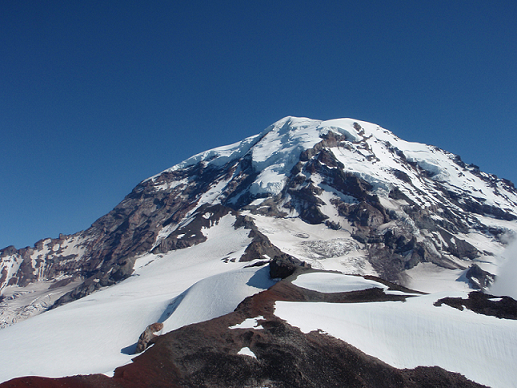
#> input picture CV_final_prject_3/project_images/Rainier1.png, 517 x 388 px, found by its file name
$ python opencv_sift_bestMatch.py
#> lines starting #> are read from the running program, lines starting #| are printed output that depends on the picture
#Feature Matching

import numpy as np

import cv2
from matplotlib import pyplot as plt

img1 = cv2.imread('./project_images/Rainier1.png',0)          # queryImage
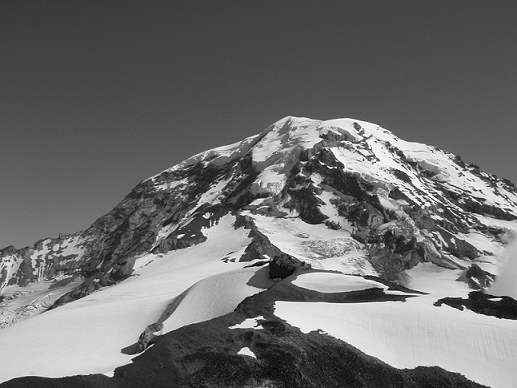
#> img1: shape (388, 517); min 0, max 255, mean 109
img2 = cv2.imread('./project_images/Rainier2.png',0) # trainImage
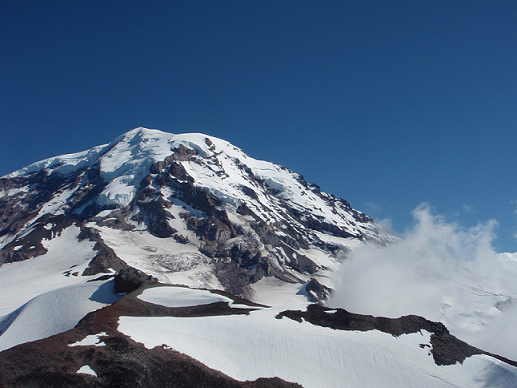
#> input picture CV_final_prject_3/project_images/Rainier2.png, 517 x 388 px, found by its file name
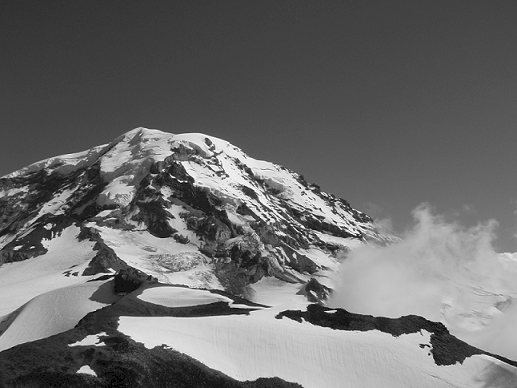
#> img2: shape (388, 517); min 0, max 255, mean 107.2

# Initiate SIFT detector
sift =  cv2.xfeatures2d.SIFT_create()

# find the keypoints and descriptors with SIFT
kp1, des1 = sift.detectAndCompute(img1,None)
#> kp1 = 1050 keypoints; strongest (x, y, size): (461, 210, 2.2), (245, 351, 6.9), (260, 327, 2.7), (179, 236, 2.7)
kp2, des2 = sift.detectAndCompute(img2,None)
#> kp2 = 826 keypoints; strongest (x, y, size): (302, 226, 2.1), (16, 248, 2.8), (227, 176, 2.1), (422, 346, 3.1)

# FLANN parameters
FLANN_INDEX_KDTREE = 0
index_params = dict(algorithm = FLANN_INDEX_KDTREE, trees = 5)
search_params = dict(checks=50)   # or pass empty dictionary

flann = cv2.FlannBasedMatcher(index_params,search_params)

matches = flann.knnMatch(des1,des2,k=2)
#> matches = 1050 matches

# Need to draw only good matches, so create a mask
matchesMask = [[0,0] for i in range(len(matches))]
#> matchesMask = 1050 pairs, first value 0 to 0, second value 0 to 0

# ratio test as per Lowe's paper
for i,(m,n) in enumerate(matches):
    if m.distance < 0.7*n.distance:
        matchesMask[i]=[1,0]
#> after the loop, matchesMask = 1050 pairs, first value 0 to 1, second value 0 to 0

draw_params = dict(matchColor = (0,255,0),
                   singlePointColor = (255,0,0),
                   matchesMask = matchesMask,
                   flags = 0)
#> draw_params = 4 items

img3 = cv2.drawMatchesKnn(img1,kp1,img2,kp2,matches,None,**draw_params)
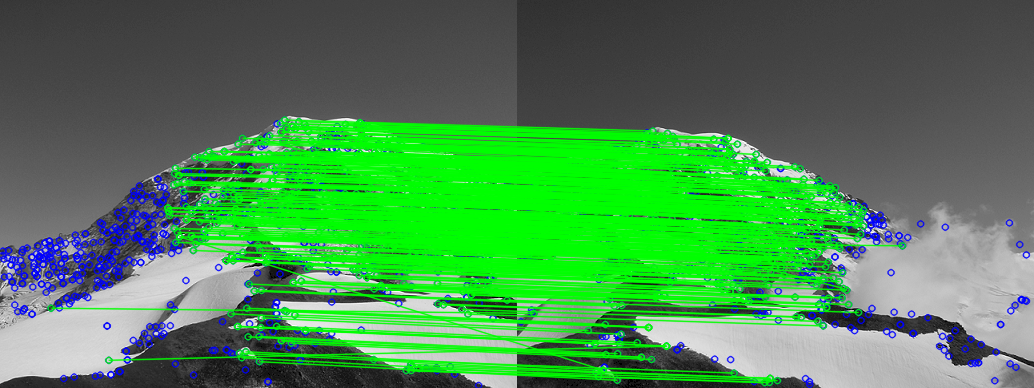
#> img3: shape (388, 1034, 3); mean of channels 0, 1, 2 81, 138.2, 74.5; drawn as B, G, R

plt.imshow(img3,),plt.show()
